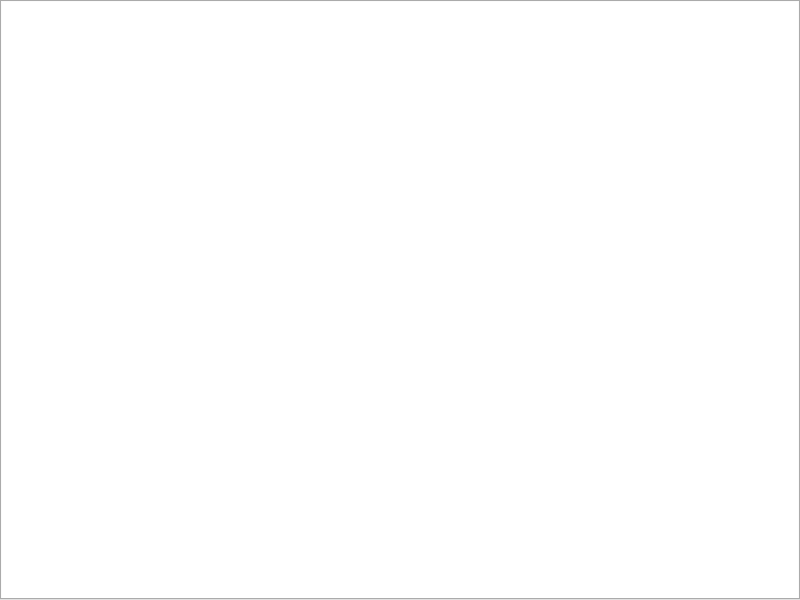
<?xml version="1.0" encoding="UTF-8"?>
<ui version="4.0">
 <class>window</class>
 <widget class="QWidget" name="window">
  <property name="geometry">
   <rect>
    <x>0</x>
    <y>0</y>
    <width>800</width>
    <height>600</height>
   </rect>
  </property>
  <property name="minimumSize">
   <size>
    <width>320</width>
    <height>200</height>
   </size>
  </property>
  <property name="windowTitle">
   <string>Qt UDMF Editor</string>
  </property>
  <layout class="QVBoxLayout" name="windowLayout">
   <property name="leftMargin">
    <number>0</number>
   </property>
   <property name="topMargin">
    <number>0</number>
   </property>
   <property name="rightMargin">
    <number>0</number>
   </property>
   <property name="bottomMargin">
    <number>0</number>
   </property>
   <item>
    <widget class="QTabWidget" name="tabWidget">
     <property name="tabsClosable">
      <bool>true</bool>
     </property>
     <property name="movable">
      <bool>true</bool>
     </property>
     <property name="tabBarAutoHide">
      <bool>true</bool>
     </property>
     <widget class="QWidget" name="tab">
      <attribute name="title">
       <string>Untitled</string>
      </attribute>
      <layout class="QVBoxLayout" name="tabLayout">
       <property name="leftMargin">
        <number>0</number>
       </property>
       <property name="topMargin">
        <number>0</number>
       </property>
       <property name="rightMargin">
        <number>0</number>
       </property>
       <property name="bottomMargin">
        <number>0</number>
       </property>
       <item>
        <widget class="QGraphicsView" name="graphicsView">
         <property name="frameShape">
          <enum>QFrame::NoFrame</enum>
         </property>
        </widget>
       </item>
      </layout>
     </widget>
    </widget>
   </item>
  </layout>
 </widget>
 <resources/>
 <connections/>
</ui>
